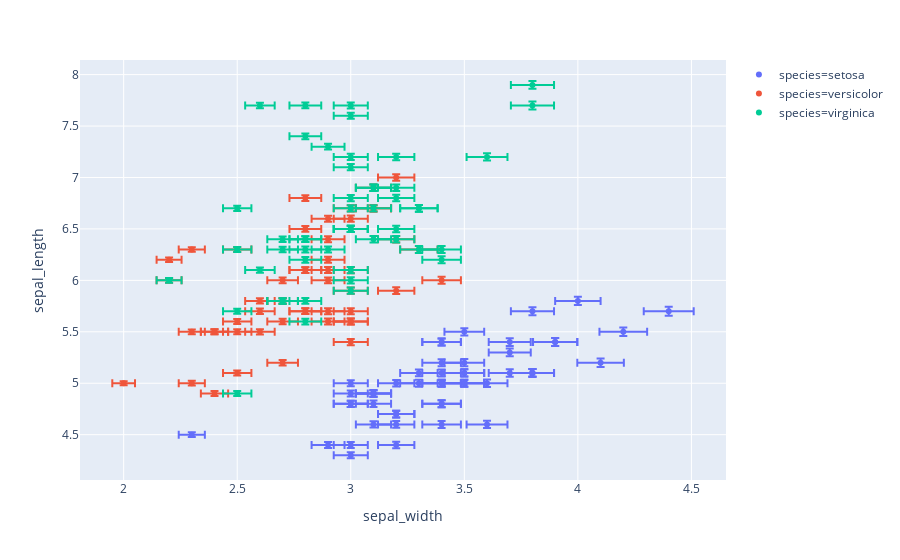

Notebook source saved alongside this figure:
### Code cell
df['e_plus'] = df['sepal_width']/100
df['e_minus'] = df['sepal_width']/40
fig = px.scatter(
    df,
    x='sepal_width', y='sepal_length',
    color='species',
    error_y='e_plus', error_x='e_minus'
)
fig
